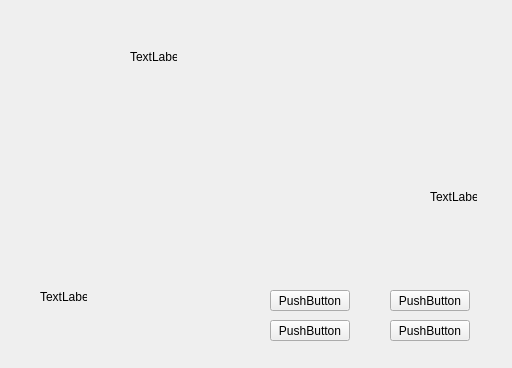
<?xml version="1.0" encoding="UTF-8"?>
<ui version="4.0">
 <class>Battle</class>
 <widget class="QWidget" name="Battle">
  <property name="geometry">
   <rect>
    <x>0</x>
    <y>0</y>
    <width>512</width>
    <height>368</height>
   </rect>
  </property>
  <property name="windowTitle">
   <string>Form</string>
  </property>
  <widget class="QLabel" name="myBox">
   <property name="geometry">
    <rect>
     <x>310</x>
     <y>180</y>
     <width>181</width>
     <height>71</height>
    </rect>
   </property>
   <property name="text">
    <string/>
   </property>
   <property name="pixmap">
    <pixmap resource="qressource.qrc">:/ui/img/battlePlayerBoxS.png</pixmap>
   </property>
   <property name="scaledContents">
    <bool>true</bool>
   </property>
  </widget>
  <widget class="QLabel" name="otherBox">
   <property name="geometry">
    <rect>
     <x>30</x>
     <y>40</y>
     <width>181</width>
     <height>51</height>
    </rect>
   </property>
   <property name="text">
    <string/>
   </property>
   <property name="pixmap">
    <pixmap resource="qressource.qrc">:/ui/img/battleFoeBoxD.png</pixmap>
   </property>
   <property name="scaledContents">
    <bool>true</bool>
   </property>
  </widget>
  <widget class="QLabel" name="box">
   <property name="geometry">
    <rect>
     <x>20</x>
     <y>270</y>
     <width>471</width>
     <height>91</height>
    </rect>
   </property>
   <property name="text">
    <string/>
   </property>
   <property name="pixmap">
    <pixmap resource="qressource.qrc">:/ui/img/battleCommand.png</pixmap>
   </property>
   <property name="scaledContents">
    <bool>true</bool>
   </property>
  </widget>
  <widget class="QLabel" name="myPokemon">
   <property name="geometry">
    <rect>
     <x>80</x>
     <y>130</y>
     <width>141</width>
     <height>141</height>
    </rect>
   </property>
   <property name="text">
    <string/>
   </property>
   <property name="pixmap">
    <pixmap resource="qressource.qrc">:/sprites/pokemon/back/2.png</pixmap>
   </property>
   <property name="scaledContents">
    <bool>true</bool>
   </property>
  </widget>
  <widget class="QLabel" name="otherPokemon">
   <property name="geometry">
    <rect>
     <x>310</x>
     <y>20</y>
     <width>141</width>
     <height>141</height>
    </rect>
   </property>
   <property name="text">
    <string/>
   </property>
   <property name="pixmap">
    <pixmap resource="qressource.qrc">:/sprites/pokemon/back/2.png</pixmap>
   </property>
   <property name="scaledContents">
    <bool>true</bool>
   </property>
  </widget>
  <widget class="QLabel" name="otherName">
   <property name="geometry">
    <rect>
     <x>130</x>
     <y>50</y>
     <width>47</width>
     <height>13</height>
    </rect>
   </property>
   <property name="text">
    <string>TextLabel</string>
   </property>
  </widget>
  <widget class="QLabel" name="myName">
   <property name="geometry">
    <rect>
     <x>430</x>
     <y>190</y>
     <width>47</width>
     <height>13</height>
    </rect>
   </property>
   <property name="text">
    <string>TextLabel</string>
   </property>
  </widget>
  <widget class="QLabel" name="myHealthBar">
   <property name="geometry">
    <rect>
     <x>395</x>
     <y>212</y>
     <width>81</width>
     <height>7</height>
    </rect>
   </property>
   <property name="text">
    <string/>
   </property>
   <property name="pixmap">
    <pixmap resource="qressource.qrc">:/ui/img/overlay.png</pixmap>
   </property>
   <property name="scaledContents">
    <bool>true</bool>
   </property>
  </widget>
  <widget class="QLabel" name="otherHealthBar">
   <property name="geometry">
    <rect>
     <x>104</x>
     <y>72</y>
     <width>81</width>
     <height>7</height>
    </rect>
   </property>
   <property name="text">
    <string/>
   </property>
   <property name="pixmap">
    <pixmap resource="qressource.qrc">:/ui/img/overlay.png</pixmap>
   </property>
   <property name="scaledContents">
    <bool>true</bool>
   </property>
  </widget>
  <widget class="QPushButton" name="button1">
   <property name="geometry">
    <rect>
     <x>270</x>
     <y>290</y>
     <width>80</width>
     <height>21</height>
    </rect>
   </property>
   <property name="text">
    <string>PushButton</string>
   </property>
  </widget>
  <widget class="QPushButton" name="button2">
   <property name="geometry">
    <rect>
     <x>390</x>
     <y>290</y>
     <width>80</width>
     <height>21</height>
    </rect>
   </property>
   <property name="text">
    <string>PushButton</string>
   </property>
  </widget>
  <widget class="QPushButton" name="button3">
   <property name="geometry">
    <rect>
     <x>270</x>
     <y>320</y>
     <width>80</width>
     <height>21</height>
    </rect>
   </property>
   <property name="text">
    <string>PushButton</string>
   </property>
  </widget>
  <widget class="QPushButton" name="button4">
   <property name="geometry">
    <rect>
     <x>390</x>
     <y>320</y>
     <width>80</width>
     <height>21</height>
    </rect>
   </property>
   <property name="text">
    <string>PushButton</string>
   </property>
  </widget>
  <widget class="QLabel" name="boxMessage">
   <property name="geometry">
    <rect>
     <x>20</x>
     <y>270</y>
     <width>471</width>
     <height>91</height>
    </rect>
   </property>
   <property name="text">
    <string/>
   </property>
   <property name="pixmap">
    <pixmap resource="qressource.qrc">:/ui/img/battleMessage.png</pixmap>
   </property>
   <property name="scaledContents">
    <bool>true</bool>
   </property>
  </widget>
  <widget class="QLabel" name="boxText">
   <property name="geometry">
    <rect>
     <x>40</x>
     <y>290</y>
     <width>47</width>
     <height>13</height>
    </rect>
   </property>
   <property name="text">
    <string>TextLabel</string>
   </property>
  </widget>
 </widget>
 <resources>
  <include location="qressource.qrc"/>
 </resources>
 <connections/>
</ui>
